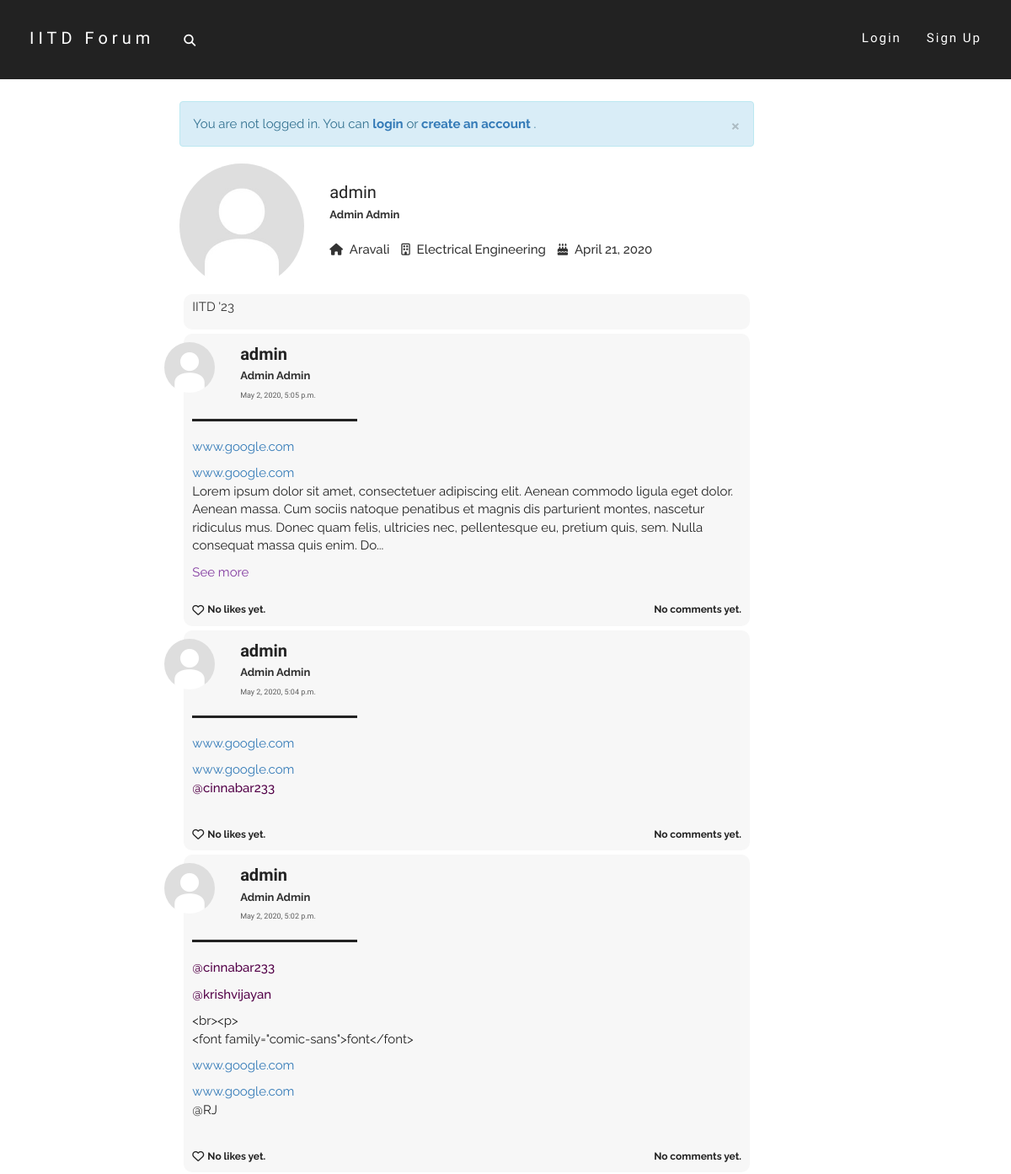
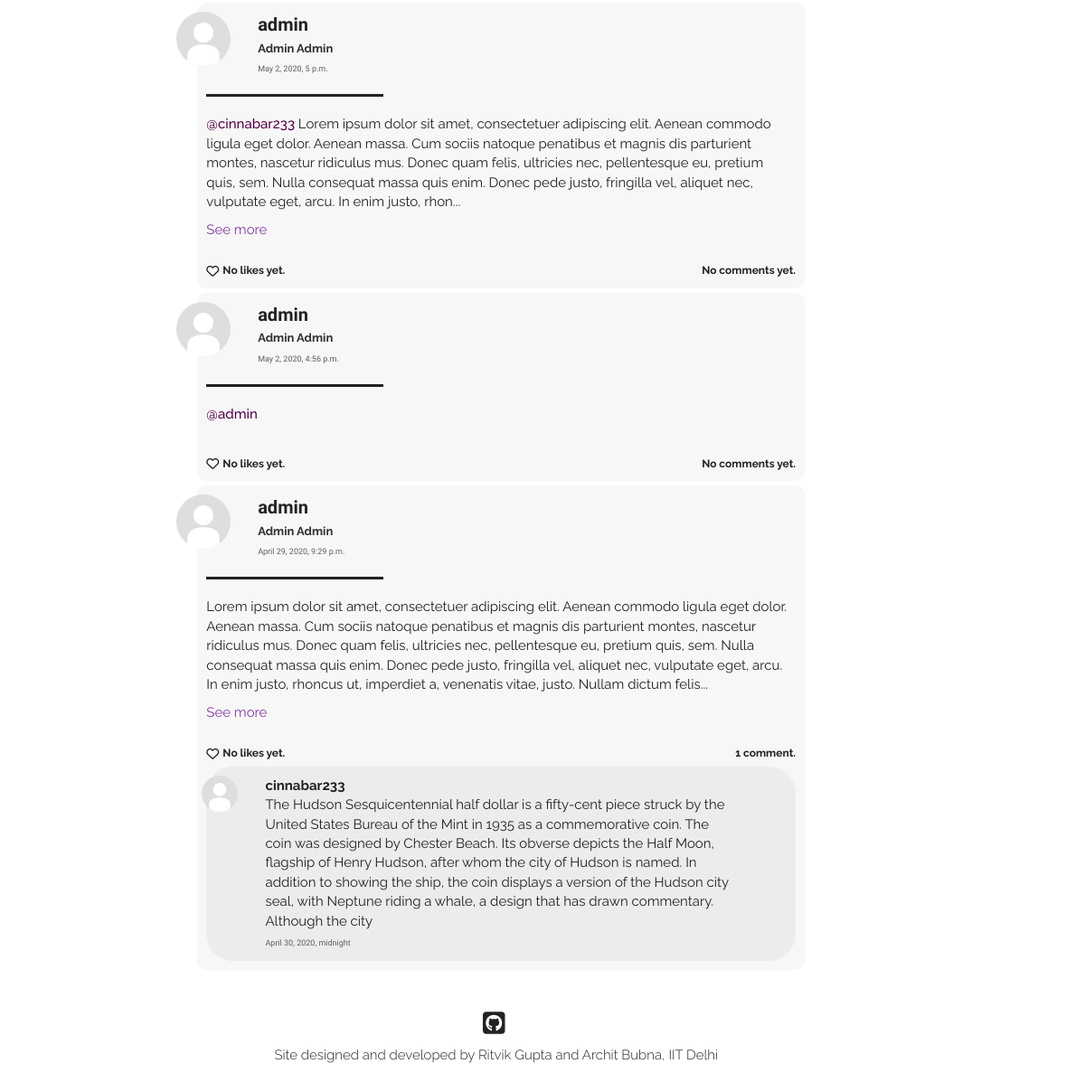
Before: /users/admin/ with the older database file (2 pictures, top to bottom).
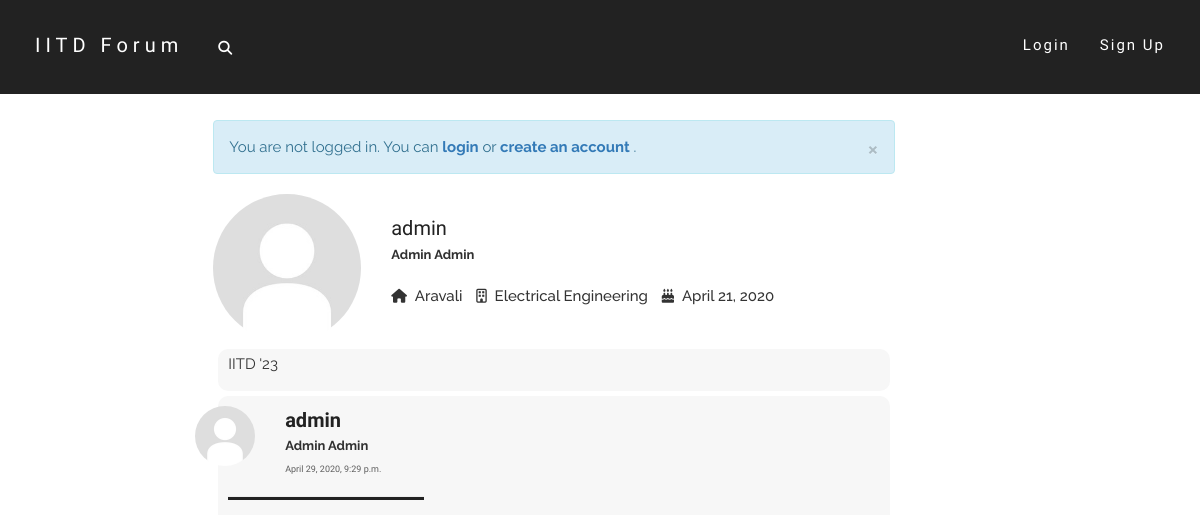
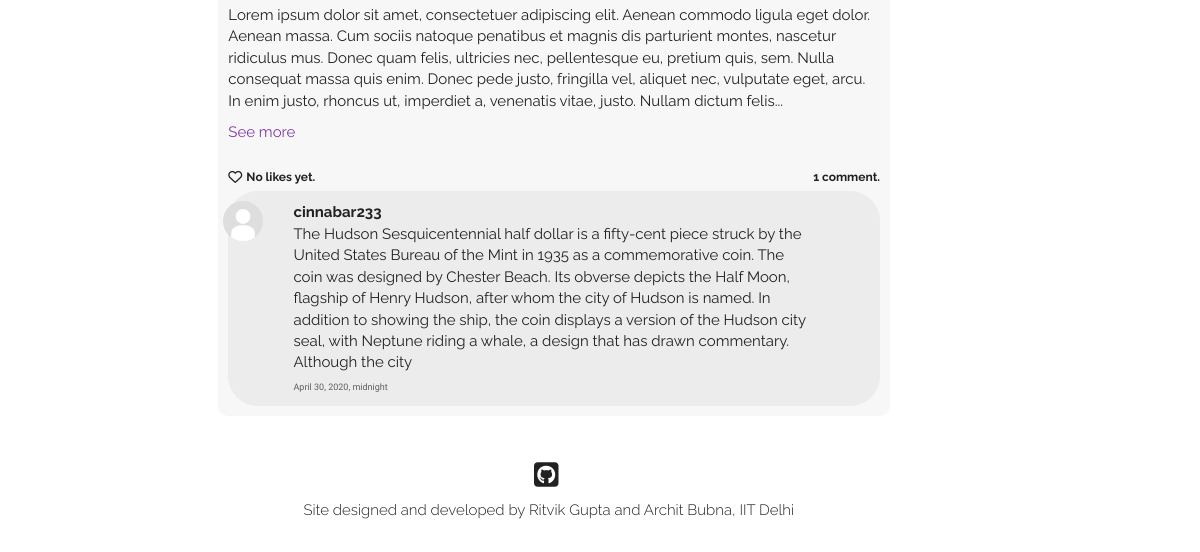
After: the same page with the newer database file (2 pictures, top to bottom).
### post/models.py (models this page shows, shortened)
class Post(models.Model):
    text = models.TextField(max_length = 5000)
    author = models.ForeignKey(User, on_delete = models.CASCADE)
    pub_date = models.DateTimeField(default = timezone.now())

class Comment(models.Model):
    parent_post = models.ForeignKey(Post, on_delete = models.CASCADE)
    text = models.CharField(max_length = 500)
    author = models.ForeignKey(User, on_delete = models.CASCADE)
    pub_date = models.DateTimeField(default = timezone.now())

### users/models.py (models this page shows, shortened)
class Profile(models.Model):
    parent_user = models.OneToOneField(User, on_delete=models.CASCADE)
    date_of_birth = models.DateField()
    first_name = models.CharField(max_length=50)
    last_name = models.CharField(max_length=50)
    gender = models.CharField(max_length=100, default="Male")
    dept = models.CharField(max_length=100, default="None")
    hostel = models.CharField(max_length=100, default="None")
    image = models.ImageField(default='default.jpg',upload_to='profile-pics')
    bio = models.TextField(default='', max_length=200)
    def full_name(self):
        return self.first_name + ' ' + self.last_name

### users/views.py (the view)
# urls.py: path('<str:u_name>/', views.profile_view, name='profile_view'),
def profile_view(request, u_name):
    try:
        user = User.objects.get(username=u_name)
    except User.DoesNotExist:
        raise Http404("ERROR 404: User does not exist")
    posts = user.post_set.all().order_by('-pub_date')
    return render(request, 'users/profile.html', {'user': user, 'posts':posts, 'title': user.username})

### users/templates/users/profile.html (shortened to what the changed rows need)
{% extends "post/base.html" %}
{% load post_filters %}
{% block content %}
    {% for post in posts %}
    <div class="home-post-div"  id="post-{{ post.id }}-div">
        <div class="row">
            <div class="col-md-1">
                <img class="img-circle profile-pic" width=60 height=60 src="{{ post.author.profile.image.url }}" alt="default.jpg">
            </div>
            <div class="col-md-10">
                <font class="username-font">
                    <b>{{post.author.username}}</b>
                </font>
                <br>
                <font class="name-font">
                    {{post.author.profile.full_name}}
                </font>
                <br>
                <a href="{% url 'post:post_view' post.id %}" class="date-font">
                    {{post.pub_date}}
                </a>
            </div>
            <div class="col-md-1 delete-div">
            </div>
        </div>
        <hr class="hr1" align="left">
        <font class="post-content-font">
            {% if post.text|linebreaks|length < 600 %}
                <div class="content-div"> {{post.text|urlize|linebreaks|tagize|safe}} </div>
            {% else %}
                <div class="post-text-sliced content-div" id="post-text-sliced{{post.id}}" data-catid="{{post.id}}"> {{post.text|urlize|linebreaks|tagize|safe|slice:":450"}}... </div>
                <div class="see-more" id="see-more{{post.id}}" data-catid="{{post.id}}"> See more </div>
            {% endif %}
        </font>
        <br>
        <div class="like-wrapper">
            {% if request.user in post.postlike.likers.all %}
                <div class="like-button-wrapper">
                    <i class="fa fa-heart liked like-button" aria-hidden="true" id="like{{ post.id }}" data-catid="{{ post.id }}"></i>
                </div>
                <a href="#" data-toggle="modal" data-target="#like-modal-{{post.id}}" target="_blank">
                    <div class="likes-count like-count-font" id="likes-count{{ post.id }}" data-catid="{{post.postlike.likers.count}}">
                        {% if post.postlike.likers.count == 1 %}
                            You liked this post.
                        {% elif post.postlike.likers.count == 2 %}
                            You and one other liked this post.
                        {% else %}
                            You and {{ post.postlike.likers.count|add:"-1" }} others liked this post.
                        {% endif %}
                    </div>
                </a>
            {% else %}
                <div class="like-button-wrapper">
                    {% if request.user.is_authenticated %}
                        <i class="fa fa-heart-o likes like-button" aria-hidden="true" id="like{{ post.id }}" data-catid="{{ post.id }}"></i>
                    {% else %}
                        <a href="{% url 'login' %}"><i class="fa fa-heart-o likes like-button" aria-hidden="true" id="like{{ post.id }}" data-catid="{{ post.id }}"></i></a>
                    {% endif %}
                </div>
                <a href="#" data-toggle="modal" data-target="#like-modal-{{post.id}}" target="_blank">
                    <div class="likes-count like-count-font" id="likes-count{{ post.id }}" data-catid="{{post.postlike.likers.count}}">
                        {% if post.postlike.likers.count == 0 %}
                            No likes yet.
                        {% elif post.postlike.likers.count == 1 %}
                            One person liked this post.
                        {% else %}
                            {{ post.postlike.likers.count }} people liked this post.
                        {% endif %}
                    </div>
                </a>
            {% endif %}
            <div class="comments-count like-count-font">
                {% if post.comment_set.all|length == 0 %}
                    No comments yet.
                {% elif post.comment_set.all|length == 1 %}
                    1 comment.
                {% else %}
                    {{post.comment_set.all|length}} comments.
                {% endif %}
            </div>
        </div>
        {% for comment in post.comment_set.all|dictsortreversed:"pub_date"|slice:":2" %}
        <div id="comment-{{comment.id}}-div">
            <div class="comment-div">
                <div class="row">
                    <div class="col-md-1">
                        <img class="img-circle profile-pic" width=40 height=40 src="{{ comment.author.profile.image.url }}" alt="default.jpg">
                    </div>
                    <div class="col-md-10 content-div">
                        <a href="{% url 'users:profile_view' comment.author.username %}" class="post-head">
                            <font class="comment-username-font">
                                    <b>{{comment.author.username}}</b>
                                </a>
                                  {{comment.text|urlize|linebreaks|tagize|safe}}
                        <font class="date-font">
                            {{comment.pub_date}}
                        </font>
                    </div>
                    <div class="col-md-1 comment-delete-div">
                    </div>
                </div>
            </div>
        </div>
        {% endfor %}
    </div>
    {% endfor %}
{% endblock content %}

Changed rows visible on the page:
removed Post: author.profile.image (placeholder picture), author.username "admin", author.profile.full_name "Admin Admin", pub_date "May 2, 2020, 5:05 p.m.", text|tagize "www.google.com www.google.com Lorem ipsum dolor sit amet, consectetuer adipiscing elit. Aenean commodo ligula eget dolor. Aenean massa. Cum sociis natoque penatibus et magnis dis parturient montes, nascetur ridiculus mus. Donec quam felis, ultricies nec, pellentesque eu, pretium quis, sem. Nulla consequat massa quis enim. Do", shows "No likes yet.", shows "No comments yet."
removed Post: author.profile.image (placeholder picture), author.username "admin", author.profile.full_name "Admin Admin", pub_date "May 2, 2020, 5:04 p.m.", text|tagize "www.google.com www.google.com @cinnabar233", shows "No likes yet.", shows "No comments yet."
removed Post: author.profile.image (placeholder picture), author.username "admin", author.profile.full_name "Admin Admin", pub_date "May 2, 2020, 5:02 p.m.", text|tagize "@cinnabar233 @krishvijayan <br><p> <font family=\"comic-sans\">font</font> www.google.com www.google.com @RJ", shows "No likes yet.", shows "No comments yet."
removed Post: author.profile.image (placeholder picture), author.username "admin", author.profile.full_name "Admin Admin", pub_date "May 2, 2020, 5 p.m.", text|tagize "@cinnabar233 Lorem ipsum dolor sit amet, consectetuer adipiscing elit. Aenean commodo ligula eget dolor. Aenean massa. Cum sociis natoque penatibus et magnis dis parturient montes, nascetur ridiculus mus. Donec quam felis, ultricies nec, pellentesque eu, pretium quis, sem. Nulla consequat massa quis enim. Donec pede justo, fringilla vel, aliquet nec, vulputate eget, arcu. In enim justo, rhon", shows "No likes yet.", shows "No comments yet."
removed Post: author.profile.image (placeholder picture), author.username "admin", author.profile.full_name "Admin Admin", pub_date "May 2, 2020, 4:56 p.m.", text|tagize "@admin", shows "No likes yet.", shows "No comments yet."
